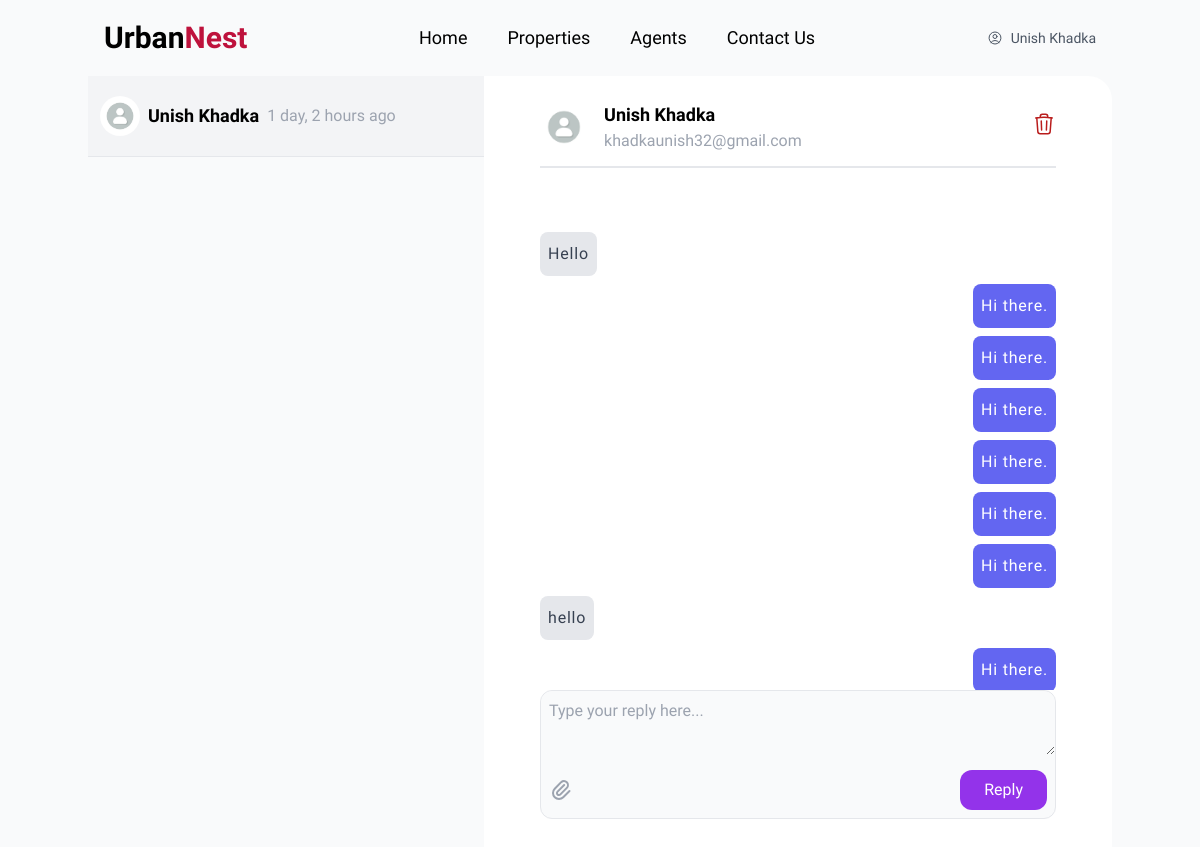
The page /inbox-single/YkHsK9R82dnp36SBLaroDh (signed in) on the database its author committed.
### users/models.py (models this page shows, shortened)
class CustomUser(AbstractBaseUser, PermissionsMixin):
    id = models.CharField(
        _("ID"), primary_key=True, max_length=22, default=shortuuid.uuid, editable=False
    )
    email = models.EmailField(_("Email Address"), unique=True)
    full_name = models.CharField(_("Full Name"), max_length=100)
    phone = models.CharField(_("Phone Number"), max_length=15, null=True, blank=True)
    profile_image = models.ImageField(
        _("Profile Image"),
        upload_to="profile/",
        default="profile/default.png",
        null=True,
        blank=True,
    )
    is_active = models.BooleanField(_("Is Active"), default=True)
    is_staff = models.BooleanField(_("Is Staff"), default=False)
    is_agent = models.BooleanField(_("Is Agent"), default=False)
    date_joined = models.DateTimeField(_("Date Joined"), default=timezone.now)
    objects = CustomUserManager()
    USERNAME_FIELD = "email"
    REQUIRED_FIELDS = ["full_name"]
    class Meta:
        verbose_name = _("User")
        verbose_name_plural = _("Users")
        ordering = ["-date_joined"]

### spacenest/models.py (models this page shows, shortened)
class Mailbox(models.Model):
    id = models.CharField(
        _("ID"), primary_key=True, max_length=22, default=shortuuid.uuid, editable=False
    )
    sender = models.ForeignKey(
        User, on_delete=models.CASCADE, related_name="sent_messages_mailbox"
    )
    receiver = models.ForeignKey(
        User, on_delete=models.CASCADE, related_name="received_messages_mailbox"
    )
    phone = models.CharField(_("Phone"), max_length=120, null=True, blank=True)
    date = models.CharField(_("Date"), max_length=120, null=True, blank=True)
    created_at = models.DateTimeField(_("Sent Date"), auto_now_add=True)
    class Meta:
        verbose_name_plural = "Mailbox"
        ordering = ["-created_at"]
    def __str__(self):
        return f"Sent by {self.sender.full_name} to {self.receiver.full_name}"

class Message(models.Model):
    id = models.CharField(
        _("ID"), primary_key=True, max_length=22, default=shortuuid.uuid, editable=False
    )
    sender = models.ForeignKey(
        User,
        on_delete=models.CASCADE,
        related_name="sent_messages",
        null=True,
        blank=True,
    )
    receiver = models.ForeignKey(
        User,
        on_delete=models.CASCADE,
        related_name="received_messages",
        null=True,
        blank=True,
    )
    mailbox = models.ForeignKey(
        Mailbox,
        on_delete=models.CASCADE,
        related_name="messages",
        null=True,
        blank=True,
    )
    message = models.TextField(_("Message"), max_length=120, null=True, blank=True)
    date = models.DateTimeField(_("Sent Date"), auto_now_add=True)

### spacenest/views.py (the view, shortened to what this page needs)
# urls.py: path("inbox-single/<str:pk>", inbox_single, name="inbox_single"),
def inbox_single(request, pk):
    mailbox = Mailbox.objects.get(id=pk)
    mailbox = Mailbox.objects.select_related("sender", "receiver").get(id=pk)
    messages = Message.objects.filter(mailbox=mailbox).select_related("sender")
    mailboxes = Mailbox.objects.select_related("sender", "receiver").filter(
        Q(receiver=request.user) | Q(sender=request.user)
    )
    opposite_user = (
        mailbox.sender if mailbox.receiver == request.user else mailbox.receiver
    )
    latest_messages = {}
    for mail in mailboxes:
        latest_message = Message.objects.filter(mailbox=mail).last()
        latest_messages[mail.id] = latest_message  # Store by mailbox ID
        opposite_user = mail.sender if mail.receiver == request.user else mail.receiver
    print(mailboxes)
    context = {
        "opposite_user": opposite_user,
        "mailbox": mailbox,
        "mail": messages,
        "latest_message": latest_message,
        "mailboxes": mailboxes,
    }
    return render(request, "spacenest/inbox_single.html", context)

### spacenest/context_processors.py (called while the page is built)
def inbox(request):
    mails = None
    if request.user.is_authenticated:
        try:
            mails = Mailbox.objects.filter(receiver=request.user)
            return {"mails": mails}
        except Mailbox.DoesNotExist:
            return {"mails": 0}
    return {"mails": mails}

### spacenest/templates/spacenest/inbox_single.html (shortened to what this page needs)
{% extends "main.html" %} {% block content %}
<main class="flex w-full h-full container mx-auto">
  <div class="hidden md:w-[700px] md:flex">
    {% include "spacenest/inbox_sidebar.html" %}
  </div>
  <section
    class="w-full px-2 pt-3 md:px-14 flex flex-col bg-white rounded-r-3xl"
  >
    <div class="flex justify-between items-center h-20 border-b-2 mb-8">
      <div class="flex space-x-4 items-center">
        <div class="h-12 w-12 rounded-full overflow-hidden">
          <img
            src="{{opposite_user.profile_image.url}}"
            loading="lazy"
            class="h-full w-full object-cover"
          />
        </div>
        <div class="flex flex-col">
          <h3 class="font-semibold text-lg">{{opposite_user.full_name}}</h3>
          <p class="text-light text-gray-400">{{opposite_user.email}}</p>
        </div>
      </div>
      <form class="" action="" method="post">
        <button type="submit">
        </button>
      </form>
    </div>
    <section
      id="messages-container"
      class="min-h-[490px] max-h-[490px] overflow-y-auto"
    >
      <article class="mt-8 text-gray-500 leading-7 tracking-wider">
        {% for message in mail %}
        <div
          class="flex {% if message.sender == request.user %}justify-end{% else %}justify-start{% endif %} mb-2"
        >
          <div
            class="rounded-lg p-2 {% if message.sender == request.user %}bg-indigo-500 text-white{% else %}bg-gray-200 text-gray-700{% endif %}"
          >
            <p>{{ message.message }}</p>
          </div>
        </div>
        {% endfor %}
      </article>
    </section>
    <form
      action="{% url 'inbox_single' mailbox.id %}"
      name="message_form"
      method="POST"
      class="border rounded-xl bg-gray-50 mb-3"
    >
      <textarea
        name="message"
        class="w-full bg-gray-50 p-2 rounded-xl"
        placeholder="Type your reply here..."
        rows="2"
      ></textarea>
      <div class="flex items-center justify-between p-2">
        <button class="h-6 w-6 text-gray-400">
          <svg
            xmlns="http://www.w3.org/2000/svg"
            fill="none"
            viewBox="0 0 24 24"
            stroke="currentColor"
          >
            <path
              stroke-linecap="round"
              stroke-linejoin="round"
              stroke-width="2"
              d="M15.172 7l-6.586 6.586a2 2 0 102.828 2.828l6.414-6.586a4 4 0 00-5.656-5.656l-6.415 6.585a6 6 0 108.486 8.486L20.5 13"
            />
          </svg>
        </button>
        <button
          class="bg-purple-600 text-white px-6 py-2 rounded-xl"
          type="submit"
        >
          Reply
        </button>
      </div>
    </form>
  </section>
</main>
{% endblock %}

### templates/navbar.html (shortened to what this page needs)
<nav class="container mx-auto z-10 px-4" id="navbar">
  <div class="relative flex items-center justify-between py-5">
    <a href="{% url 'index' %}" class="text-3xl font-bold">
      Urban<span class="text-rose-700">Nest</span>
    </a>
    <div class="hidden lg:flex items-center space-x-10">
      <a href="{% url 'index' %}" class="text-lg hover:text-rose-700">Home</a>
      <a href="{% url 'properties' %}" class="text-lg hover:text-rose-700"
        >Properties</a
      >
      <a href="{% url 'agents' %}" class="text-lg hover:text-rose-700"
        >Agents</a
      >
      <a href="{% url 'contact' %}" class="text-lg hover:text-rose-700"
        >Contact Us</a
      >
    </div>
    <div class="hidden lg:flex items-center space-x-6">
      {% if request.user.is_authenticated %}
      <button
        id="user-menu-toggle"
        class="py-2 text-sm text-gray-600 hover:bg-gray-50 hover:text-gray-700 cursor-pointer rounded-md flex items-center gap-2"
      >
        <span>{{ request.user.full_name }}</span>
      </button>
      {% endif %}
    </div>
  </div>
</nav>

### spacenest/templates/spacenest/inbox_sidebar.html (shortened to what this page needs)
<section class="flex flex-col w-full bg-gray-50 md:min-h-screen overflow-y-scroll">
    <div class="divide-y">
 {% if mailboxes %}
 {% for mail in mailboxes %}
 <div class="transition bg-gray-100 hover:bg-indigo-100 px-3 border-b">
 <a href="{% url "inbox_single" mail.id %}">
   <div  class="flex justify-between items-center py-5">
    <div class="flex items-center gap-2">
      <img src="{{opposite_user.profile_image.url}}" alt="profile" class="w-10 h-10 rounded-full object-cover">
      <div>
        <h3 class="text-lg font-semibold">{{opposite_user.full_name}}</h3>
     </div>
     <p class="text-md text-gray-400">{{mail.created_at|timesince}} ago</p>
   </div>
 </a>
</div>
 {% endfor %}
 {% endif %}
    </div>
  </section>

### rows shown on the page
CustomUser: user.full_name "Unish Khadka"
Mailbox: profile_image (placeholder picture), created_at "1 day, 2 hours"
CustomUser: full_name "Unish Khadka", profile_image (placeholder picture), email "khadkaunish32@gmail.com"
Message: message "Hello"
Message: message "Hi there."
Message: message "Hi there."
Message: message "Hi there."
Message: message "Hi there."
Message: message "Hi there."
Message: message "Hi there."
Message: message "hello"
Message: message "Hi there."
